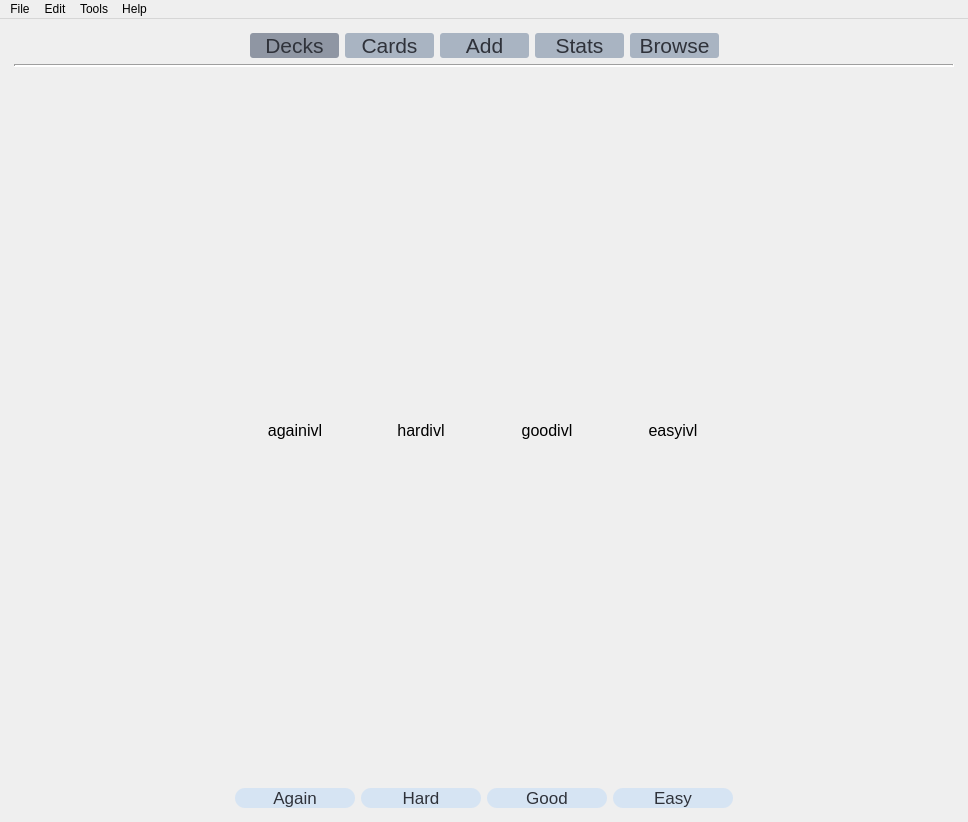
<?xml version="1.0" encoding="UTF-8"?>
<ui version="4.0">
 <class>MainWindow</class>
 <widget class="QMainWindow" name="MainWindow">
  <property name="geometry">
   <rect>
    <x>0</x>
    <y>0</y>
    <width>968</width>
    <height>822</height>
   </rect>
  </property>
  <property name="sizePolicy">
   <sizepolicy hsizetype="Minimum" vsizetype="Minimum">
    <horstretch>0</horstretch>
    <verstretch>0</verstretch>
   </sizepolicy>
  </property>
  <property name="windowTitle">
   <string>MainWindow</string>
  </property>
  <property name="styleSheet">
   <string notr="true"/>
  </property>
  <widget class="QWidget" name="centralwidget">
   <property name="styleSheet">
    <string notr="true"/>
   </property>
   <layout class="QHBoxLayout" name="horizontalLayout_4">
    <item>
     <spacer name="horizontalSpacer_3">
      <property name="orientation">
       <enum>Qt::Horizontal</enum>
      </property>
      <property name="sizeType">
       <enum>QSizePolicy::Fixed</enum>
      </property>
      <property name="sizeHint" stdset="0">
       <size>
        <width>5</width>
        <height>20</height>
       </size>
      </property>
     </spacer>
    </item>
    <item>
     <layout class="QVBoxLayout" name="mainvlayout">
      <item>
       <spacer name="verticalSpacer_4">
        <property name="orientation">
         <enum>Qt::Vertical</enum>
        </property>
        <property name="sizeType">
         <enum>QSizePolicy::Minimum</enum>
        </property>
        <property name="sizeHint" stdset="0">
         <size>
          <width>20</width>
          <height>5</height>
         </size>
        </property>
       </spacer>
      </item>
      <item>
       <layout class="QHBoxLayout" name="horizontalLayout" stretch="1,0,0,0,0,0,1">
        <item>
         <spacer name="horizontalSpacer_2">
          <property name="orientation">
           <enum>Qt::Horizontal</enum>
          </property>
          <property name="sizeHint" stdset="0">
           <size>
            <width>0</width>
            <height>20</height>
           </size>
          </property>
         </spacer>
        </item>
        <item>
         <widget class="QPushButton" name="decks">
          <property name="sizePolicy">
           <sizepolicy hsizetype="Minimum" vsizetype="Fixed">
            <horstretch>0</horstretch>
            <verstretch>0</verstretch>
           </sizepolicy>
          </property>
          <property name="minimumSize">
           <size>
            <width>89</width>
            <height>0</height>
           </size>
          </property>
          <property name="font">
           <font>
            <family>MS Shell Dlg 2</family>
            <pointsize>16</pointsize>
            <weight>50</weight>
            <italic>false</italic>
            <bold>false</bold>
           </font>
          </property>
          <property name="styleSheet">
           <string notr="true">border-radius:3px;background-color:#8F96A3;color:rgb(47, 50, 58);
font: 16pt</string>
          </property>
          <property name="text">
           <string>Decks</string>
          </property>
         </widget>
        </item>
        <item>
         <widget class="QPushButton" name="cards">
          <property name="sizePolicy">
           <sizepolicy hsizetype="Minimum" vsizetype="Fixed">
            <horstretch>0</horstretch>
            <verstretch>0</verstretch>
           </sizepolicy>
          </property>
          <property name="minimumSize">
           <size>
            <width>89</width>
            <height>0</height>
           </size>
          </property>
          <property name="font">
           <font>
            <family>MS Shell Dlg 2</family>
            <pointsize>16</pointsize>
            <weight>50</weight>
            <italic>false</italic>
            <bold>false</bold>
           </font>
          </property>
          <property name="styleSheet">
           <string notr="true">border-radius:3px;background-color:rgb(169, 180, 194);
font: 16pt;color:rgb(47, 50, 58)</string>
          </property>
          <property name="text">
           <string>Cards</string>
          </property>
         </widget>
        </item>
        <item>
         <widget class="QPushButton" name="add">
          <property name="sizePolicy">
           <sizepolicy hsizetype="Minimum" vsizetype="Fixed">
            <horstretch>0</horstretch>
            <verstretch>0</verstretch>
           </sizepolicy>
          </property>
          <property name="minimumSize">
           <size>
            <width>89</width>
            <height>0</height>
           </size>
          </property>
          <property name="styleSheet">
           <string notr="true">border-radius:3px;background-color:rgb(169, 180, 194);
font: 16pt;color:rgb(47, 50, 58)</string>
          </property>
          <property name="text">
           <string>Add</string>
          </property>
         </widget>
        </item>
        <item>
         <widget class="QPushButton" name="stats">
          <property name="sizePolicy">
           <sizepolicy hsizetype="Minimum" vsizetype="Fixed">
            <horstretch>0</horstretch>
            <verstretch>0</verstretch>
           </sizepolicy>
          </property>
          <property name="minimumSize">
           <size>
            <width>89</width>
            <height>0</height>
           </size>
          </property>
          <property name="font">
           <font>
            <family>MS Shell Dlg 2</family>
            <pointsize>16</pointsize>
            <weight>50</weight>
            <italic>false</italic>
            <bold>false</bold>
           </font>
          </property>
          <property name="styleSheet">
           <string notr="true">border-radius:3px;background-color:rgb(169, 180, 194);
font: 16pt;color:rgb(47, 50, 58)</string>
          </property>
          <property name="text">
           <string>Stats</string>
          </property>
         </widget>
        </item>
        <item>
         <widget class="QPushButton" name="browse">
          <property name="sizePolicy">
           <sizepolicy hsizetype="Minimum" vsizetype="Fixed">
            <horstretch>0</horstretch>
            <verstretch>0</verstretch>
           </sizepolicy>
          </property>
          <property name="minimumSize">
           <size>
            <width>89</width>
            <height>0</height>
           </size>
          </property>
          <property name="font">
           <font>
            <family>MS Shell Dlg 2</family>
            <pointsize>16</pointsize>
            <weight>50</weight>
            <italic>false</italic>
            <bold>false</bold>
           </font>
          </property>
          <property name="styleSheet">
           <string notr="true">border-radius:3px;background-color:rgb(169, 180, 194);
font: 16pt;color:rgb(47, 50, 58)</string>
          </property>
          <property name="text">
           <string>Browse</string>
          </property>
         </widget>
        </item>
        <item>
         <spacer name="horizontalSpacer">
          <property name="orientation">
           <enum>Qt::Horizontal</enum>
          </property>
          <property name="sizeHint" stdset="0">
           <size>
            <width>0</width>
            <height>20</height>
           </size>
          </property>
         </spacer>
        </item>
       </layout>
      </item>
      <item>
       <widget class="Line" name="line">
        <property name="lineWidth">
         <number>2</number>
        </property>
        <property name="orientation">
         <enum>Qt::Horizontal</enum>
        </property>
       </widget>
      </item>
      <item>
       <layout class="QHBoxLayout" name="horizontalLayout_3">
        <item>
         <spacer name="horizontalSpacer_4">
          <property name="orientation">
           <enum>Qt::Horizontal</enum>
          </property>
          <property name="sizeHint" stdset="0">
           <size>
            <width>40</width>
            <height>20</height>
           </size>
          </property>
         </spacer>
        </item>
        <item>
         <layout class="QVBoxLayout" name="verticalLayout_5">
          <property name="spacing">
           <number>0</number>
          </property>
          <item>
           <widget class="QLabel" name="againivllabel">
            <property name="font">
             <font>
              <pointsize>12</pointsize>
             </font>
            </property>
            <property name="styleSheet">
             <string notr="true">padding:0px;</string>
            </property>
            <property name="text">
             <string>againivl</string>
            </property>
            <property name="alignment">
             <set>Qt::AlignCenter</set>
            </property>
           </widget>
          </item>
          <item>
           <widget class="QPushButton" name="againbutton">
            <property name="sizePolicy">
             <sizepolicy hsizetype="Fixed" vsizetype="Fixed">
              <horstretch>0</horstretch>
              <verstretch>0</verstretch>
             </sizepolicy>
            </property>
            <property name="minimumSize">
             <size>
              <width>120</width>
              <height>20</height>
             </size>
            </property>
            <property name="styleSheet">
             <string notr="true">background-color:rgb(214, 228, 243);
font: 13pt;color:rgb(47, 50, 58);border-radius:10px;</string>
            </property>
            <property name="text">
             <string>Again</string>
            </property>
           </widget>
          </item>
         </layout>
        </item>
        <item>
         <layout class="QVBoxLayout" name="verticalLayout_4">
          <property name="spacing">
           <number>0</number>
          </property>
          <item>
           <widget class="QLabel" name="hardivllabel">
            <property name="font">
             <font>
              <pointsize>12</pointsize>
             </font>
            </property>
            <property name="styleSheet">
             <string notr="true">padding:0px;</string>
            </property>
            <property name="text">
             <string>hardivl</string>
            </property>
            <property name="alignment">
             <set>Qt::AlignCenter</set>
            </property>
           </widget>
          </item>
          <item>
           <widget class="QPushButton" name="hardbutton">
            <property name="sizePolicy">
             <sizepolicy hsizetype="Fixed" vsizetype="Fixed">
              <horstretch>0</horstretch>
              <verstretch>0</verstretch>
             </sizepolicy>
            </property>
            <property name="minimumSize">
             <size>
              <width>120</width>
              <height>20</height>
             </size>
            </property>
            <property name="styleSheet">
             <string notr="true">background-color:rgb(214, 228, 243);
font: 13pt;color:rgb(47, 50, 58);border-radius:10px;</string>
            </property>
            <property name="text">
             <string>Hard</string>
            </property>
           </widget>
          </item>
         </layout>
        </item>
        <item>
         <layout class="QVBoxLayout" name="verticalLayout_3">
          <property name="spacing">
           <number>0</number>
          </property>
          <item>
           <widget class="QLabel" name="goodivllabel">
            <property name="font">
             <font>
              <pointsize>12</pointsize>
             </font>
            </property>
            <property name="styleSheet">
             <string notr="true">padding:0px;</string>
            </property>
            <property name="text">
             <string>goodivl</string>
            </property>
            <property name="alignment">
             <set>Qt::AlignCenter</set>
            </property>
           </widget>
          </item>
          <item>
           <widget class="QPushButton" name="goodbutton">
            <property name="sizePolicy">
             <sizepolicy hsizetype="Fixed" vsizetype="Fixed">
              <horstretch>0</horstretch>
              <verstretch>0</verstretch>
             </sizepolicy>
            </property>
            <property name="minimumSize">
             <size>
              <width>120</width>
              <height>20</height>
             </size>
            </property>
            <property name="styleSheet">
             <string notr="true">background-color:rgb(214, 228, 243);
font: 13pt;color:rgb(47, 50, 58);border-radius:10px;</string>
            </property>
            <property name="text">
             <string>Good</string>
            </property>
           </widget>
          </item>
         </layout>
        </item>
        <item>
         <layout class="QVBoxLayout" name="verticalLayout">
          <property name="spacing">
           <number>0</number>
          </property>
          <item>
           <widget class="QLabel" name="easyivllabel">
            <property name="font">
             <font>
              <pointsize>12</pointsize>
             </font>
            </property>
            <property name="styleSheet">
             <string notr="true">padding:0px;</string>
            </property>
            <property name="text">
             <string>easyivl</string>
            </property>
            <property name="alignment">
             <set>Qt::AlignCenter</set>
            </property>
           </widget>
          </item>
          <item>
           <widget class="QPushButton" name="easybutton">
            <property name="sizePolicy">
             <sizepolicy hsizetype="Fixed" vsizetype="Fixed">
              <horstretch>0</horstretch>
              <verstretch>0</verstretch>
             </sizepolicy>
            </property>
            <property name="minimumSize">
             <size>
              <width>120</width>
              <height>20</height>
             </size>
            </property>
            <property name="styleSheet">
             <string notr="true">background-color:rgb(214, 228, 243);
font: 13pt;color:rgb(47, 50, 58);border-radius:10px;</string>
            </property>
            <property name="text">
             <string>Easy</string>
            </property>
           </widget>
          </item>
         </layout>
        </item>
        <item>
         <spacer name="horizontalSpacer_5">
          <property name="orientation">
           <enum>Qt::Horizontal</enum>
          </property>
          <property name="sizeHint" stdset="0">
           <size>
            <width>40</width>
            <height>20</height>
           </size>
          </property>
         </spacer>
        </item>
       </layout>
      </item>
      <item>
       <spacer name="verticalSpacer_3">
        <property name="orientation">
         <enum>Qt::Vertical</enum>
        </property>
        <property name="sizeType">
         <enum>QSizePolicy::Fixed</enum>
        </property>
        <property name="sizeHint" stdset="0">
         <size>
          <width>20</width>
          <height>5</height>
         </size>
        </property>
       </spacer>
      </item>
     </layout>
    </item>
    <item>
     <spacer name="horizontalSpacer_11">
      <property name="orientation">
       <enum>Qt::Horizontal</enum>
      </property>
      <property name="sizeType">
       <enum>QSizePolicy::Fixed</enum>
      </property>
      <property name="sizeHint" stdset="0">
       <size>
        <width>5</width>
        <height>20</height>
       </size>
      </property>
     </spacer>
    </item>
   </layout>
  </widget>
  <widget class="QMenuBar" name="menubar">
   <property name="geometry">
    <rect>
     <x>0</x>
     <y>0</y>
     <width>968</width>
     <height>36</height>
    </rect>
   </property>
   <widget class="QMenu" name="menuFile">
    <property name="title">
     <string>File</string>
    </property>
   </widget>
   <widget class="QMenu" name="menuEdit">
    <property name="title">
     <string>Edit</string>
    </property>
   </widget>
   <widget class="QMenu" name="menuTools">
    <property name="title">
     <string>Tools</string>
    </property>
   </widget>
   <widget class="QMenu" name="menuHelp">
    <property name="title">
     <string>Help</string>
    </property>
   </widget>
   <addaction name="menuFile"/>
   <addaction name="menuEdit"/>
   <addaction name="menuTools"/>
   <addaction name="menuHelp"/>
  </widget>
  <action name="actionAdd">
   <property name="enabled">
    <bool>true</bool>
   </property>
   <property name="text">
    <string>Add</string>
   </property>
   <property name="toolTip">
    <string>Shortcut: ctrl-A</string>
   </property>
   <property name="shortcut">
    <string>Ctrl+A</string>
   </property>
  </action>
 </widget>
 <resources/>
 <connections/>
</ui>
